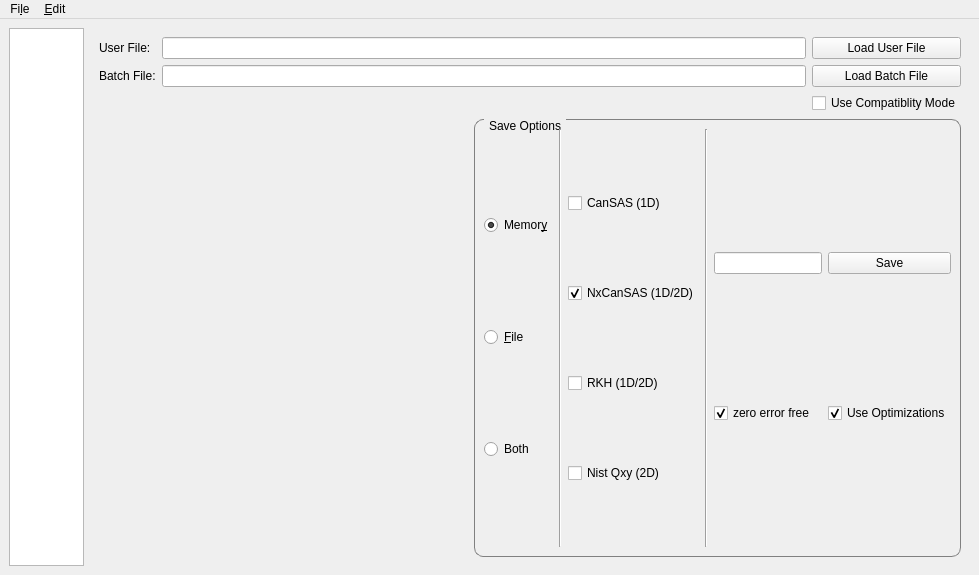
<?xml version="1.0" encoding="UTF-8"?>
<ui version="4.0">
 <class>SansDataProcessorWindow</class>
 <widget class="QMainWindow" name="SansDataProcessorWindow">
  <property name="geometry">
   <rect>
    <x>0</x>
    <y>0</y>
    <width>979</width>
    <height>575</height>
   </rect>
  </property>
  <property name="acceptDrops">
   <bool>true</bool>
  </property>
  <property name="windowTitle">
   <string>ISIS SANS Reduction GUI</string>
  </property>
  <property name="styleSheet">
   <string notr="true">

QGroupBox {
    border: 1px solid gray;
    border-radius: 9px;
    margin-top: 0.5em;
}

QGroupBox::title {
    subcontrol-origin: margin;
    left: 10px;
    padding: 0 3px 0 3px;
}</string>
  </property>
  <widget class="QWidget" name="widgetMainRow">
   <layout class="QVBoxLayout" name="outer_layout">
    <item>
     <layout class="QHBoxLayout" name="main_layout">
      <item>
       <layout class="QVBoxLayout" name="tab_choice_layout">
        <item>
         <widget class="QListWidget" name="tab_choice_list">
          <property name="sizePolicy">
           <sizepolicy hsizetype="Minimum" vsizetype="Expanding">
            <horstretch>0</horstretch>
            <verstretch>0</verstretch>
           </sizepolicy>
          </property>
          <property name="maximumSize">
           <size>
            <width>75</width>
            <height>16777215</height>
           </size>
          </property>
         </widget>
        </item>
       </layout>
      </item>
      <item>
       <widget class="QStackedWidget" name="main_stacked_widget">
        <property name="currentIndex">
         <number>0</number>
        </property>
        <widget class="QWidget" name="run_page">
         <layout class="QVBoxLayout" name="verticalLayout_3">
          <item>
           <layout class="QVBoxLayout" name="run_layout">
            <item>
             <layout class="QGridLayout" name="header">
              <item row="1" column="2">
               <widget class="QLineEdit" name="user_file_line_edit"/>
              </item>
              <item row="1" column="3">
               <widget class="QPushButton" name="user_file_button">
                <property name="text">
                 <string>Load User File</string>
                </property>
               </widget>
              </item>
              <item row="2" column="2">
               <widget class="QLineEdit" name="batch_line_edit"/>
              </item>
              <item row="2" column="1">
               <widget class="QLabel" name="batch_label">
                <property name="text">
                 <string>Batch File:</string>
                </property>
               </widget>
              </item>
              <item row="1" column="1">
               <widget class="QLabel" name="user_file_label">
                <property name="frameShape">
                 <enum>QFrame::NoFrame</enum>
                </property>
                <property name="text">
                 <string>User File:</string>
                </property>
               </widget>
              </item>
              <item row="2" column="3">
               <widget class="QPushButton" name="batch_button">
                <property name="text">
                 <string>Load Batch File</string>
                </property>
               </widget>
              </item>
              <item row="3" column="3">
               <widget class="QCheckBox" name="compatibility_mode_check_box">
                <property name="toolTip">
                 <string>&lt;html&gt;&lt;head/&gt;&lt;body&gt;&lt;p&gt;When checked, the data reduction will run in the compatibility mode. This means that the reduction workflow is equivalent to the previous legacy reduction workflow. Most of the time you don't want to have this checked as the unchecked state will provide more precise results.&lt;/p&gt;&lt;/body&gt;&lt;/html&gt;</string>
                </property>
                <property name="text">
                 <string>Use Compatiblity Mode</string>
                </property>
               </widget>
              </item>
             </layout>
            </item>
            <item>
             <layout class="QVBoxLayout" name="data_processor_widget_layout"/>
            </item>
            <item>
             <layout class="QHBoxLayout" name="save_layout_2">
              <item>
               <spacer name="horizontalSpacer_2">
                <property name="orientation">
                 <enum>Qt::Horizontal</enum>
                </property>
                <property name="sizeHint" stdset="0">
                 <size>
                  <width>40</width>
                  <height>20</height>
                 </size>
                </property>
               </spacer>
              </item>
              <item>
               <widget class="QGroupBox" name="save_group_box">
                <property name="styleSheet">
                 <string notr="true"/>
                </property>
                <property name="title">
                 <string>Save Options</string>
                </property>
                <property name="flat">
                 <bool>false</bool>
                </property>
                <layout class="QHBoxLayout" name="horizontalLayout_4">
                 <item>
                  <layout class="QHBoxLayout" name="save_layout">
                   <item>
                    <layout class="QVBoxLayout" name="save_location_layout">
                     <item>
                      <widget class="QRadioButton" name="output_mode_memory_radio_button">
                       <property name="text">
                        <string>Memor&amp;y</string>
                       </property>
                       <property name="checked">
                        <bool>true</bool>
                       </property>
                      </widget>
                     </item>
                     <item>
                      <widget class="QRadioButton" name="output_mode_file_radio_button">
                       <property name="text">
                        <string>&amp;File</string>
                       </property>
                      </widget>
                     </item>
                     <item>
                      <widget class="QRadioButton" name="output_mode_both_radio_button">
                       <property name="text">
                        <string>Both</string>
                       </property>
                      </widget>
                     </item>
                    </layout>
                   </item>
                   <item>
                    <widget class="Line" name="line">
                     <property name="orientation">
                      <enum>Qt::Vertical</enum>
                     </property>
                    </widget>
                   </item>
                   <item>
                    <layout class="QVBoxLayout" name="save_file_format_layout">
                     <item>
                      <widget class="QCheckBox" name="can_sas_checkbox">
                       <property name="text">
                        <string>CanSAS (1D)</string>
                       </property>
                      </widget>
                     </item>
                     <item>
                      <widget class="QCheckBox" name="nx_can_sas_checkbox">
                       <property name="text">
                        <string>NxCanSAS (1D/2D)</string>
                       </property>
                       <property name="checked">
                        <bool>true</bool>
                       </property>
                      </widget>
                     </item>
                     <item>
                      <widget class="QCheckBox" name="rkh_checkbox">
                       <property name="text">
                        <string>RKH (1D/2D)</string>
                       </property>
                      </widget>
                     </item>
                     <item>
                      <widget class="QCheckBox" name="nist_qxy_checkbox">
                       <property name="text">
                        <string>Nist Qxy (2D)</string>
                       </property>
                      </widget>
                     </item>
                    </layout>
                   </item>
                   <item>
                    <widget class="Line" name="line_2">
                     <property name="orientation">
                      <enum>Qt::Vertical</enum>
                     </property>
                    </widget>
                   </item>
                   <item>
                    <layout class="QGridLayout" name="gridLayout">
                     <item row="0" column="0">
                      <widget class="QLineEdit" name="save_line_edit"/>
                     </item>
                     <item row="1" column="0">
                      <widget class="QCheckBox" name="save_zero_error_free">
                       <property name="toolTip">
                        <string>&lt;html&gt;&lt;head/&gt;&lt;body&gt;&lt;p&gt;When enabled it will replace all entries with zero-valued errors with errors of magnitude 1e6. &lt;/p&gt;&lt;/body&gt;&lt;/html&gt;</string>
                       </property>
                       <property name="text">
                        <string>zero error free</string>
                       </property>
                       <property name="checked">
                        <bool>true</bool>
                       </property>
                      </widget>
                     </item>
                     <item row="0" column="1">
                      <widget class="QPushButton" name="save_push_button">
                       <property name="text">
                        <string>Save</string>
                       </property>
                      </widget>
                     </item>
                     <item row="1" column="1">
                      <widget class="QCheckBox" name="use_optimizations_checkbox">
                       <property name="toolTip">
                        <string>&lt;html&gt;&lt;head/&gt;&lt;body&gt;&lt;p&gt;When optimizations are turned on then data is being stored in RAM and reused. The optimizations affect the raw data files and can reductions. Most of the time you will want these optimizations enabled. Disable the optimizations if you run a very long batch reduction where there might be the danger  that your RAM will max out.&lt;/p&gt;&lt;/body&gt;&lt;/html&gt;</string>
                       </property>
                       <property name="text">
                        <string>Use Optimizations</string>
                       </property>
                       <property name="checked">
                        <bool>true</bool>
                       </property>
                      </widget>
                     </item>
                    </layout>
                   </item>
                  </layout>
                 </item>
                </layout>
               </widget>
              </item>
             </layout>
            </item>
           </layout>
          </item>
         </layout>
        </widget>
        <widget class="QWidget" name="settings_page">
         <layout class="QHBoxLayout" name="horizontalLayout">
          <item>
           <widget class="QTabWidget" name="settings_tab_widget">
            <property name="currentIndex">
             <number>0</number>
            </property>
            <widget class="QWidget" name="general_tab">
             <attribute name="title">
              <string>General, Wavelength, Scale, Event Slice, Sample</string>
             </attribute>
             <layout class="QHBoxLayout" name="horizontalLayout_3">
              <item>
               <layout class="QHBoxLayout" name="general_tab_horizontal_layout">
                <item>
                 <layout class="QVBoxLayout" name="general_tab_left_layout">
                  <item>
                   <widget class="QGroupBox" name="general_group_box">
                    <property name="title">
                     <string>General</string>
                    </property>
                    <layout class="QVBoxLayout" name="verticalLayout_5">
                     <item>
                      <layout class="QVBoxLayout" name="general_vertical_layout">
                       <item>
                        <layout class="QGridLayout" name="general_grid">
                         <item row="1" column="0">
                          <widget class="QLabel" name="reduction_mode_label">
                           <property name="text">
                            <string>Reduction Mode</string>
                           </property>
                          </widget>
                         </item>
                         <item row="0" column="0">
                          <widget class="QLabel" name="reduction_dimensionality_label">
                           <property name="text">
                            <string>Reduction Dimensionality</string>
                           </property>
                          </widget>
                         </item>
                         <item row="1" column="1">
                          <widget class="QComboBox" name="reduction_mode_combo_box"/>
                         </item>
                         <item row="0" column="1">
                          <layout class="QHBoxLayout" name="reduction_dimensioality_horizontal_layout">
                           <item>
                            <widget class="QRadioButton" name="reduction_dimensionality_1D">
                             <property name="text">
                              <string>&amp;1D</string>
                             </property>
                             <property name="checked">
                              <bool>true</bool>
                             </property>
                            </widget>
                           </item>
                           <item>
                            <widget class="QRadioButton" name="reduction_dimensionality_2D">
                             <property name="text">
                              <string>&amp;2D</string>
                             </property>
                            </widget>
                           </item>
                           <item>
                            <spacer name="reduction_mode_spacer">
                             <property name="orientation">
                              <enum>Qt::Horizontal</enum>
                             </property>
                             <property name="sizeHint" stdset="0">
                              <size>
                               <width>40</width>
                               <height>20</height>
                              </size>
                             </property>
                            </spacer>
                           </item>
                          </layout>
                         </item>
                        </layout>
                       </item>
                      </layout>
                     </item>
                    </layout>
                   </widget>
                  </item>
                  <item>
                   <widget class="QGroupBox" name="slice_event_group_box">
                    <property name="title">
                     <string>Event Slice</string>
                    </property>
                    <layout class="QGridLayout" name="gridLayout_2">
                     <item row="0" column="0">
                      <layout class="QGridLayout" name="slice_event_grid_layout">
                       <item row="0" column="0">
                        <widget class="QLabel" name="slice_event_label">
                         <property name="text">
                          <string>Slices</string>
                         </property>
                        </widget>
                       </item>
                       <item row="0" column="1">
                        <widget class="QLineEdit" name="slice_event_line_edit"/>
                       </item>
                      </layout>
                     </item>
                    </layout>
                   </widget>
                  </item>
                  <item>
                   <widget class="QGroupBox" name="groupBox">
                    <property name="title">
                     <string>Wavelength</string>
                    </property>
                    <layout class="QGridLayout" name="gridLayout_6">
                     <item row="1" column="0">
                      <layout class="QGridLayout" name="gridLayout_3">
                       <item row="0" column="2">
                        <widget class="QLabel" name="wavelength_step_label">
                         <property name="text">
                          <string>Step</string>
                         </property>
                        </widget>
                       </item>
                       <item row="0" column="1">
                        <widget class="QLabel" name="wavelength_max_label">
                         <property name="text">
                          <string>Max</string>
                         </property>
                        </widget>
                       </item>
                       <item row="1" column="3">
                        <widget class="QComboBox" name="wavelength_step_type_combo_box"/>
                       </item>
                       <item row="0" column="0">
                        <widget class="QLabel" name="wavelength_min_label">
                         <property name="text">
                          <string>Min</string>
                         </property>
                        </widget>
                       </item>
                       <item row="0" column="3">
                        <widget class="QLabel" name="wavelength_step_type_label">
                         <property name="text">
                          <string>Step Type</string>
                         </property>
                        </widget>
                       </item>
                       <item row="1" column="2">
                        <widget class="QLineEdit" name="wavelength_step_line_edit"/>
                       </item>
                       <item row="1" column="1">
                        <widget class="QLineEdit" name="wavelength_max_line_edit"/>
                       </item>
                       <item row="1" column="0">
                        <widget class="QLineEdit" name="wavelength_min_line_edit"/>
                       </item>
                      </layout>
                     </item>
                    </layout>
                   </widget>
                  </item>
                  <item>
                   <layout class="QGridLayout" name="scale_group_box">
                    <item row="0" column="0">
                     <widget class="QGroupBox" name="scale_layout">
                      <property name="title">
                       <string>Scale and Sample</string>
                      </property>
                      <layout class="QGridLayout" name="gridLayout_5">
                       <item row="0" column="0">
                        <layout class="QGridLayout" name="gridLayout_4">
                         <item row="3" column="0">
                          <widget class="QLabel" name="width_label">
                           <property name="text">
                            <string>Width</string>
                           </property>
                          </widget>
                         </item>
                         <item row="2" column="0">
                          <widget class="QLabel" name="height_label">
                           <property name="text">
                            <string>Height</string>
                           </property>
                          </widget>
                         </item>
                         <item row="4" column="0">
                          <widget class="QLabel" name="thickness_label">
                           <property name="text">
                            <string>Thickness</string>
                           </property>
                          </widget>
                         </item>
                         <item row="1" column="0">
                          <widget class="QLabel" name="geometry_label">
                           <property name="text">
                            <string>Geometry</string>
                           </property>
                          </widget>
                         </item>
                         <item row="0" column="0">
                          <widget class="QLabel" name="absolute_scale_label">
                           <property name="text">
                            <string>Absolute Scale</string>
                           </property>
                          </widget>
                         </item>
                         <item row="5" column="0">
                          <widget class="QLabel" name="z_offset_label">
                           <property name="text">
                            <string>Z Offset</string>
                           </property>
                          </widget>
                         </item>
                         <item row="0" column="1">
                          <widget class="QLineEdit" name="absolute_scale_line_edit"/>
                         </item>
                         <item row="2" column="1">
                          <widget class="QLineEdit" name="height_line_edit"/>
                         </item>
                         <item row="3" column="1">
                          <widget class="QLineEdit" name="width_line_edit"/>
                         </item>
                         <item row="4" column="1">
                          <widget class="QLineEdit" name="thickness_line_edit"/>
                         </item>
                         <item row="1" column="1">
                          <widget class="QComboBox" name="geometry_combo_box"/>
                         </item>
                         <item row="5" column="1">
                          <widget class="QLineEdit" name="z_offset_line_edit"/>
                         </item>
                        </layout>
                       </item>
                      </layout>
                     </widget>
                    </item>
                   </layout>
                  </item>
                  <item>
                   <spacer name="verticalSpacer">
                    <property name="orientation">
                     <enum>Qt::Vertical</enum>
                    </property>
                    <property name="sizeHint" stdset="0">
                     <size>
                      <width>20</width>
                      <height>40</height>
                     </size>
                    </property>
                   </spacer>
                  </item>
                 </layout>
                </item>
                <item>
                 <layout class="QVBoxLayout" name="general_tab_right_layout"/>
                </item>
               </layout>
              </item>
             </layout>
            </widget>
            <widget class="SettingsDiagnosticTab" name="settings_diagnostic_tab">
             <attribute name="title">
              <string>State Diagnostic</string>
             </attribute>
             <layout class="QVBoxLayout" name="verticalLayout_2"/>
            </widget>
           </widget>
          </item>
         </layout>
        </widget>
       </widget>
      </item>
     </layout>
    </item>
   </layout>
  </widget>
  <widget class="QMenuBar" name="menuBar">
   <property name="geometry">
    <rect>
     <x>0</x>
     <y>0</y>
     <width>979</width>
     <height>19</height>
    </rect>
   </property>
   <widget class="QMenu" name="menuEdit">
    <property name="title">
     <string>&amp;Edit</string>
    </property>
   </widget>
   <widget class="QMenu" name="menuFile">
    <property name="title">
     <string>Fi&amp;le</string>
    </property>
   </widget>
   <addaction name="menuFile"/>
   <addaction name="menuEdit"/>
  </widget>
 </widget>
 <customwidgets>
  <customwidget>
   <class>SettingsDiagnosticTab</class>
   <extends>QWidget</extends>
   <header>settings_diagnostic_tab.h</header>
   <container>1</container>
  </customwidget>
 </customwidgets>
 <resources/>
 <connections/>
</ui>
